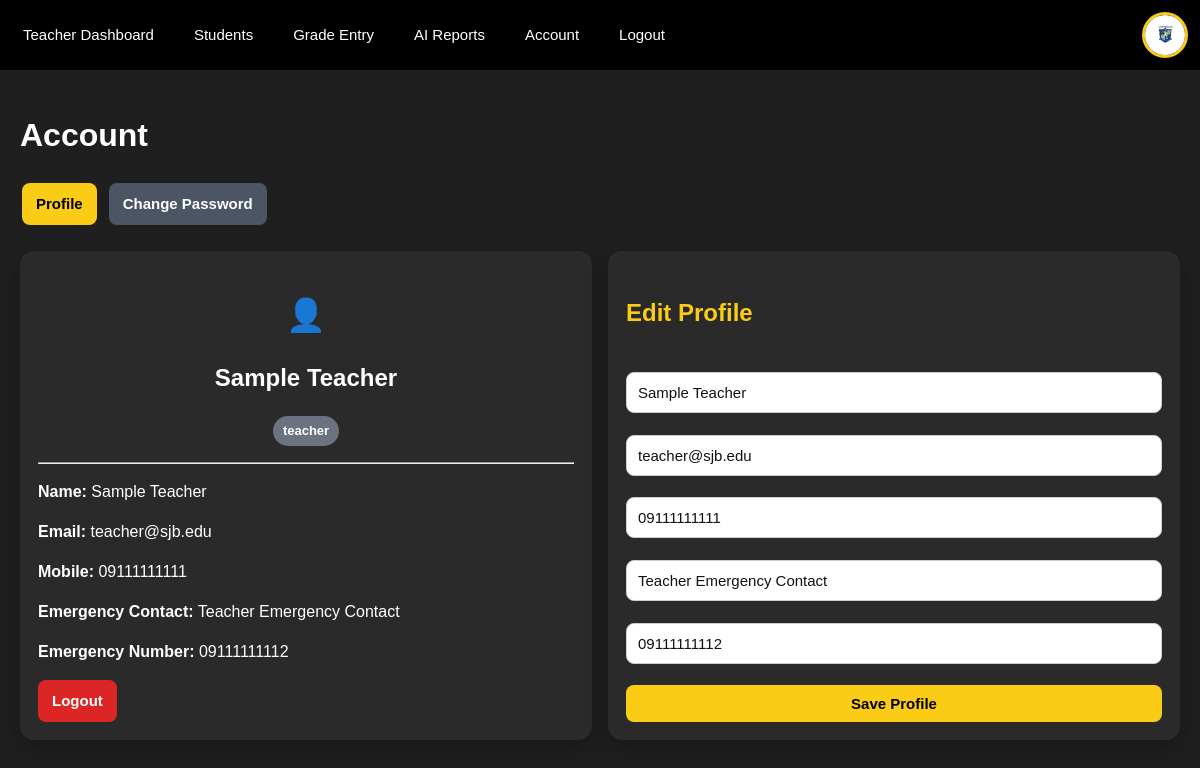
Page /account.php (signed in) on the committed database.
### tables this page shows
CREATE TABLE users (
    id INT AUTO_INCREMENT PRIMARY KEY,
    name VARCHAR(100) NOT NULL,
    email VARCHAR(100) NOT NULL UNIQUE,
    mobile_number VARCHAR(30) NULL,
    emergency_contact_person VARCHAR(100) NULL,
    emergency_contact_number VARCHAR(30) NULL,
    password VARCHAR(255) NOT NULL,
    role ENUM('admin', 'teacher') NOT NULL,
    created_at TIMESTAMP DEFAULT CURRENT_TIMESTAMP
);

### account.php (the view, shortened to what this page needs)
<?php
require_once 'db.php';
require_once 'helpers.php';
$role = $_SESSION['role'] ?? '';
$tab = $_GET['tab'] ?? 'profile';
function reload_account_data($conn, $role) {
    if ($role === 'student') {
        $id = intval($_SESSION['student_id'] ?? 0);
        $stmt = $conn->prepare("SELECT * FROM students WHERE id=? LIMIT 1");
    } else {
        $id = intval($_SESSION['user_id'] ?? 0);
        $stmt = $conn->prepare("SELECT * FROM users WHERE id=? LIMIT 1");
    }
    $stmt->bind_param("i", $id);
    $stmt->execute();
    return $stmt->get_result()->fetch_assoc();
}
$user_data = reload_account_data($conn, $role);
?>
<!DOCTYPE html>
<html lang="en">
<head>
    <link rel="stylesheet" href="style.css">
</head>
<body>
<div class="container">
    <h1>Account</h1>
    <div class="quick-buttons no-print">
        <a class="btn <?= $tab === 'profile' ? 'btn-yellow' : 'btn-gray' ?>" href="account.php?tab=profile">Profile</a>
        <a class="btn <?= $tab === 'password' ? 'btn-yellow' : 'btn-gray' ?>" href="account.php?tab=password">Change Password</a>
    </div>
    <br>
    <?php if ($tab === 'profile'): ?>
        <div class="grid grid-2">
            <div class="card">
                <h1 style="color:#facc15; text-align:center;">👤</h1>
                <h2 style="text-align:center;"><?= safe($_SESSION['name'] ?? 'User') ?></h2>
                <p style="text-align:center;"><?= status_badge($role ?: 'User') ?></p>
                <hr>
                <p><b>Name:</b> <?= safe($user_data['name'] ?? '') ?></p>
                <p><b>Email:</b> <?= safe($user_data['email'] ?? '') ?></p>
                <p><b>Mobile:</b> <?= safe($user_data['mobile_number'] ?? '') ?></p>
                <p><b>Emergency Contact:</b> <?= safe($user_data['emergency_contact_person'] ?? '') ?></p>
                <p><b>Emergency Number:</b> <?= safe($user_data['emergency_contact_number'] ?? '') ?></p>
                <a href="logout.php" class="btn btn-red">Logout</a>
            </div>
            <form method="POST" class="card grid">
                <h2 style="color:#facc15;">Edit Profile</h2>
                <input name="name" value="<?= safe($user_data['name'] ?? '') ?>" placeholder="Full Name" required>
                <input type="email" name="email" value="<?= safe($user_data['email'] ?? '') ?>" placeholder="Email" required>
                <input name="mobile_number" value="<?= safe($user_data['mobile_number'] ?? '') ?>" placeholder="Mobile Number">
                <input name="emergency_contact_person" value="<?= safe($user_data['emergency_contact_person'] ?? '') ?>" placeholder="Emergency Contact Person">
                <input name="emergency_contact_number" value="<?= safe($user_data['emergency_contact_number'] ?? '') ?>" placeholder="Emergency Contact Number">
                <button class="btn btn-yellow">Save Profile</button>
            </form>
        </div>
    <?php endif; ?>
</div>
</body>
</html>

### style.css (style rules this page uses)
:root { --yellow: #facc15; --dark: #1f1f1f; --panel: #2a2a2a; --text: #ffffff; --danger: #dc2626; --success: #16a34a; --blue: #2563eb; --gray: #4b5563; }
* { box-sizing: border-box; }
html { width: 100%; overflow-x: hidden; }
body { margin: 0; width: 100%; max-width: 100%; overflow-x: hidden; background: var(--dark); color: var(--text); font-family: Arial, sans-serif; line-height: 1.5; }
.container { padding: 20px; width: 100%; max-width: 1400px; margin: 0 auto; }
.card, .card-yellow { border-radius: 14px; padding: 18px; width: 100%; max-width: 100%; overflow-wrap: break-word; }
.card { background: var(--panel); box-shadow: 0 8px 20px rgba(0,0,0,.25); }
.grid { display: grid; gap: 16px; }
.grid-2 { grid-template-columns: repeat(auto-fit, minmax(260px, 1fr)); }
input, select, textarea { width: 100%; max-width: 100%; padding: 11px; border-radius: 8px; border: 1px solid #ccc; color: #111; font-size: 15px; }
button, .btn { display: inline-block; padding: 10px 14px; border-radius: 8px; border: 0; text-decoration: none; cursor: pointer; font-weight: bold; font-size: 15px; text-align: center; }
.btn-yellow { background: var(--yellow); color: #000; }
.btn-red { background: var(--danger); color: #fff; }
.btn-gray { background: var(--gray); color: #fff; }
.quick-buttons { display: flex; gap: 8px; flex-wrap: wrap; }
.quick-buttons a, .quick-buttons button { margin: 2px; }
form.card { align-items: end; }

### rows in the picture
users: name "Sample Teacher", email "teacher@sjb.edu", mobile_number "09111111111", emergency_contact_person "Teacher Emergency Contact", emergency_contact_number "09111111112"

### other values in the picture
safe($_SESSION['name'] ?? 'User') "Sample Teacher"
safe($status) "teacher"
